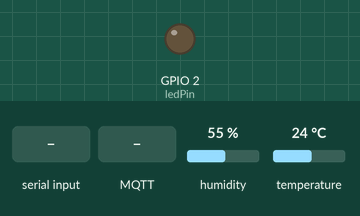
Simulated run of this sketch. Board: ESP32. On the bench: output pins drawn as LEDs (lit = HIGH). The inputs (shaded band) are chosen by the test bench; at power-on: humidity 55 %, temperature 24 °C. WiFi joins after 1.5 s; servers stay silent unless stated; no MQTT or app messages arrive unless stated; what the sketch prints to the serial monitor is not drawn.

Above: at 1.0 s.
1.1 s: "B1\n" received over Serial
2.6 s: "T1\n" received over Serial
5.6 s: "1\n" received over Serial
At 6.6 s:
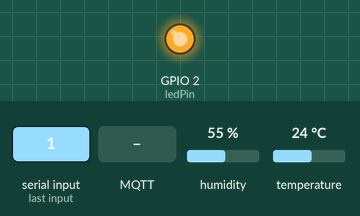
7.2 s: MQTT message "B1" arrives on the first subscribed topic
8.7 s: MQTT message "T1" arrives on the first subscribed topic
At 9.5 s:
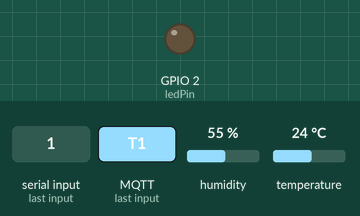
Timing chart, 0 to 11.2 s (numbered marks = the images above; inputs shaded):
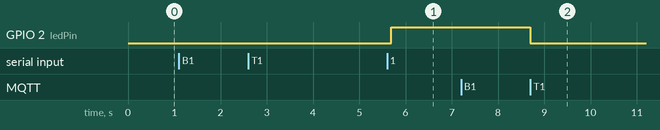

The sketch:

MQTT_test.ino
```cpp
#include <WiFi.h>
#include <PubSubClient.h>

const char* ssid = "";       // Tên mạng WiFi
const char* password = "";   // Mật khẩu WiFi
const int mqttPort = 1883;             // Cổng MQTT
const char* mqttUser = "";     // Tên đăng nhập MQTT
const char* mqttPassword = "";      // Mật khẩu MQTT

const int ledPin = 2;  // Chân GPIO để kết nối với LED
char command;          // Biến để lưu dữ liệu từ cổng Serial
String mqttServer = ""; // Biến để lưu địa chỉ MQTT broker

WiFiClient espClient;
PubSubClient client(espClient);
#include <DHT.h>

DHT dht(4, DHT11);           // Khởi tạo cảm biến DHT11 kết nối với chân GPIO 4
void setup() {
  Serial.begin(9600); // Khởi tạo cổng Serial với tốc độ 9600 bps
  pinMode(ledPin, OUTPUT); // Đặt chân GPIO cho LED là OUTPUT
  digitalWrite(ledPin, LOW); // Tắt LED ban đầu

  // Đọc tên mạng WiFi từ Serial Monitor
  Serial.println("Nhập tên mạng WiFi (SSID):");
  while (Serial.available() == 0) {
    delay(100); // Chờ cho đến khi có dữ liệu từ Serial Monitor
  }
  String ssid = Serial.readStringUntil('\n');
  ssid.trim();

  // Đọc mật khẩu WiFi từ Serial Monitor
  Serial.println("Nhập mật khẩu WiFi:");
  while (Serial.available() == 0) {
    delay(100); // Chờ cho đến khi có dữ liệu từ Serial Monitor
  }
  String password = Serial.readStringUntil('\n');
  password.trim();

  // Kết nối WiFi
  WiFi.begin(ssid.c_str(), password.c_str());
  while (WiFi.status() != WL_CONNECTED) {
    delay(1000);
    Serial.println("Đang kết nối đến WiFi...");
  }
  Serial.println("Đã kết nối đến WiFi");

  // Đọc địa chỉ MQTT broker từ Serial Monitor
  Serial.println("Nhập địa chỉ MQTT broker:");
  while (Serial.available() == 0) {
    delay(100); // Chờ cho đến khi có dữ liệu từ Serial Monitor
  }
  mqttServer = Serial.readStringUntil('\n');
  mqttServer.trim();

  // Kết nối tới MQTT broker và các cài đặt khác
  client.setServer(mqttServer.c_str(), 1883); // Sử dụng cổng MQTT mặc định
  client.setCallback(callback);

  // Kết nối đến MQTT broker
  while (!client.connected()) {
    if (client.connect("ESP32Client")) {
      Serial.println("Đã kết nối đến MQTT broker");
      digitalWrite(ledPin, HIGH);
      client.subscribe("led/control"); // Đăng ký theo dõi chủ đề MQTT
    } else {
      Serial.print("Kết nối thất bại, trạng thái: ");
      Serial.print(client.state());
      delay(2000);
    }
  }
}

void loop() {
  if (!client.connected()) {
    reconnect();
  }
  client.loop();
  float humidity = dht.readHumidity();
  float temperature = dht.readTemperature();

  // Gửi dữ liệu nhiệt độ và độ ẩm qua MQTT
  String tempStr = String(temperature);
  String humStr = String(humidity);

  client.publish("sensor/temperature", tempStr.c_str());
  client.publish("sensor/humidity", humStr.c_str());
}

void callback(char* topic, byte* payload, int length) {
  String data = "";
  for (int i = 0; i < length; i++) {
    data += (char)payload[i];
  }
  data.trim();
  if (data == "B1") {
    digitalWrite(ledPin, HIGH); // Bật LED
    Serial.println("LED đã được bật");
  } else if (data == "T1") {
    digitalWrite(ledPin, LOW);  // Tắt LED
    Serial.println("LED đã được tắt");
  }
}

void reconnect() {
  while (!client.connected()) {
    if (client.connect("ESP32Client", mqttUser, mqttPassword)) {
      Serial.println("Connected to MQTT broker");
      client.subscribe("led-control"); // Đăng ký theo dõi chủ đề MQTT
    } else {
      Serial.print("Failed with state ");
      Serial.print(client.state());
      delay(2000);
    }
  }
}
```

Measured:
- after the input at 1.1 s, every drawn part: stays the same
- after the input at 2.6 s, every drawn part: stays the same
- after the input at 5.6 s, GPIO 2 (ledPin): LOW → HIGH after 0.09 s
- after the input at 7.2 s, every drawn part: stays the same
- after the input at 8.7 s, GPIO 2 (ledPin): HIGH → LOW at once
